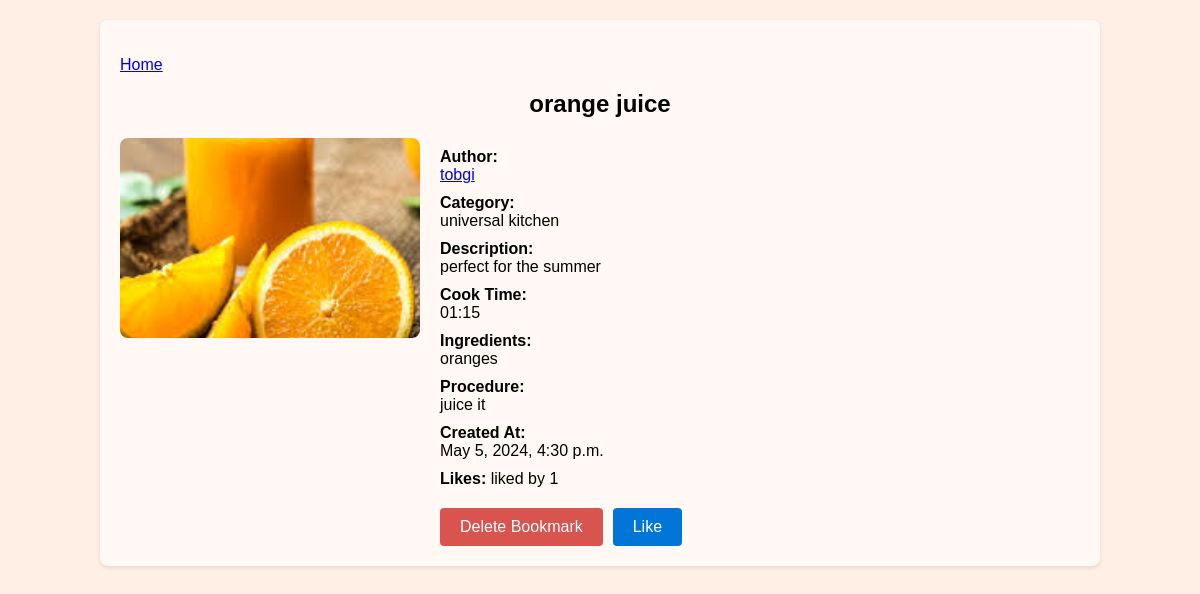
The app's page /viewrecipe/7/ (signed in) with its own data.
### littleapp/models.py (models this page shows, shortened)
class Recipe(models.Model):
    author = models.ForeignKey(
        settings.AUTH_USER_MODEL, related_name="recipes", on_delete=models.CASCADE)
    category = models.ForeignKey(
        RecipeCategory, related_name="recipe_list", on_delete=models.SET(get_default_recipe_category))
    picture = models.ImageField(upload_to='uploads')
    title = models.CharField(max_length=200)
    desc = models.CharField(_('Short description'), max_length=200)
    cook_time = models.TimeField()
    ingredients = models.TextField()
    procedure = models.TextField()
    created_at = models.DateTimeField(auto_now_add=True)
    likes = models.ManyToManyField(settings.AUTH_USER_MODEL , verbose_name=_(""), null=True , blank=True)
    def likecount(self):
        return self.likes.count()

class RecipeCategory(models.Model):
    name = models.CharField(_('Category name'), max_length=100)
    class Meta:
        verbose_name = _('Recipe Category')
        verbose_name_plural = _('Recipe Categories')
    def __str__(self):
        return self.name

### littleapp/views.py (the view)
# urls.py: path('viewrecipe/<pk>/', views.viewrecipe, name='viewrecipe'),
@login_required
def viewrecipe(request,pk):
    r = get_object_or_404( Recipe ,pk=pk)
    u = get_object_or_404( Profile ,user = request.user)
    booked =  u.bookmarks.contains(r)
    liked =  r.likes.contains(request.user)
    return render(request, "view_recipe.html" , {"recipe":r , "booked":booked , "liked":liked})

### littleapp/templates/view_recipe.html (shortened to what this page needs)
<!DOCTYPE html>
<html lang="en">
<head>
</head>
<body>
    <div class="container">
        <p>    <a class="nav-link" href="{% url 'home' %}">Home</a>
        </p>
        <h1 class="title">{{ recipe.title }}</h1>
        <div class="recipe-details">
            <img class="recipe-image" src="/uploads/{{ recipe.picture }}" alt="{{ recipe.title }}">
            <div class="recipe-info">
                <p><strong>Author:</strong> <a href="{% url 'viewprofile' username=recipe.author %}"><br>{{ recipe.author }}</a></p>
                <p><strong>Category:</strong> <br>{{ recipe.category }}</p>
                <p><strong>Description:</strong> <br>{{ recipe.desc }}</p>
                <p><strong>Cook Time:</strong> <br>{{ recipe.cook_time | date:"h:i" }}</p>
                <p><strong>Ingredients:</strong><br> {{ recipe.ingredients }}</p>
                <p><strong>Procedure:</strong> <br>{{ recipe.procedure }}</p>
                <p><strong>Created At:</strong><br> {{ recipe.created_at }}</p>
                <p>
                    <strong>Likes:</strong>
                    {% if recipe.likecount %}
                        liked by {{ recipe.likecount }}
                    {% else %}
                        no likes on this post
                    {% endif %}
                </p>
                <div class="actions">
                    {% if booked %}
                        <a href="{% url 'removebockmark' pk=recipe.pk %}" class="btn btn-danger">Delete Bookmark</a>
                    {% else %}
                        <a href="{% url 'addbockmark' pk=recipe.pk %}" class="btn btn-primary">Add Bookmark</a>
                    {% endif %}
                    {% if liked %}
                        <a href="{% url 'unlikerecipe' pk=recipe.pk %}" class="btn btn-danger">Remove Like</a>
                    {% else %}
                        <a href="{% url 'likerecipe' pk=recipe.pk %}" class="btn btn-primary">Like</a>
                    {% endif %}
                </div>
            </div>
        </div>
    </div>
</body>
</html>

### littleapp/templates/view_recipe.html (style rules this page uses)
body { font-family: Arial, sans-serif; background-color: rgb(255 239 229); margin: 0; padding: 0; }
.container { width: 80%; margin: 20px auto; background-color: rgb(255 248 244); box-shadow: 0 2px 4px rgba(0, 0, 0, 0.1); padding: 20px; border-radius: 8px; }
.title { font-size: 24px; margin-bottom: 20px; text-align: center; }
.recipe-details { display: flex; gap: 20px; }
.recipe-image { width: 300px; height: 200px; object-fit: cover; border-radius: 8px; }
.recipe-info { flex: 1; }
.recipe-info p { margin: 10px 0; }
.actions { display: flex; gap: 10px; flex-wrap: wrap; margin-top: 20px; }
.btn { display: inline-block; padding: 10px 20px; text-align: center; text-decoration: none; color: #fff; border-radius: 4px; }
.btn-danger { background-color: #d9534f; }
.btn-primary { background-color: #0275d8; }

### records on screen
Recipe: title "orange juice", picture (picture), author "tobgi", category "universal kitchen", desc "perfect for the summer", cook_time "01:15", ingredients "oranges", procedure "juice it", created_at "May 5, 2024, 4:30 p.m.", likecount "1"
